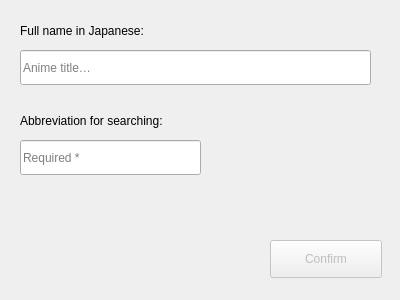
<?xml version="1.0" encoding="UTF-8"?>
<ui version="4.0">
 <class>NewAnimeFragment</class>
 <widget class="QWidget" name="NewAnimeFragment">
  <property name="geometry">
   <rect>
    <x>0</x>
    <y>0</y>
    <width>400</width>
    <height>300</height>
   </rect>
  </property>
  <property name="minimumSize">
   <size>
    <width>400</width>
    <height>300</height>
   </size>
  </property>
  <property name="maximumSize">
   <size>
    <width>400</width>
    <height>300</height>
   </size>
  </property>
  <property name="windowTitle">
   <string>Fill in basic information</string>
  </property>
  <widget class="QLabel" name="label">
   <property name="geometry">
    <rect>
     <x>20</x>
     <y>20</y>
     <width>191</width>
     <height>22</height>
    </rect>
   </property>
   <property name="text">
    <string>Full name in Japanese:</string>
   </property>
  </widget>
  <widget class="QLineEdit" name="lineEdit_name">
   <property name="geometry">
    <rect>
     <x>20</x>
     <y>50</y>
     <width>351</width>
     <height>35</height>
    </rect>
   </property>
   <property name="placeholderText">
    <string>Anime title…</string>
   </property>
  </widget>
  <widget class="QLabel" name="label_2">
   <property name="geometry">
    <rect>
     <x>20</x>
     <y>110</y>
     <width>231</width>
     <height>22</height>
    </rect>
   </property>
   <property name="text">
    <string>Abbreviation for searching:</string>
   </property>
  </widget>
  <widget class="QLineEdit" name="lineEdit_abbr">
   <property name="geometry">
    <rect>
     <x>20</x>
     <y>140</y>
     <width>181</width>
     <height>35</height>
    </rect>
   </property>
   <property name="placeholderText">
    <string>Required *</string>
   </property>
  </widget>
  <widget class="QPushButton" name="pushButton_confirm">
   <property name="enabled">
    <bool>false</bool>
   </property>
   <property name="geometry">
    <rect>
     <x>270</x>
     <y>240</y>
     <width>112</width>
     <height>38</height>
    </rect>
   </property>
   <property name="text">
    <string>Confirm</string>
   </property>
  </widget>
 </widget>
 <resources/>
 <connections/>
</ui>
